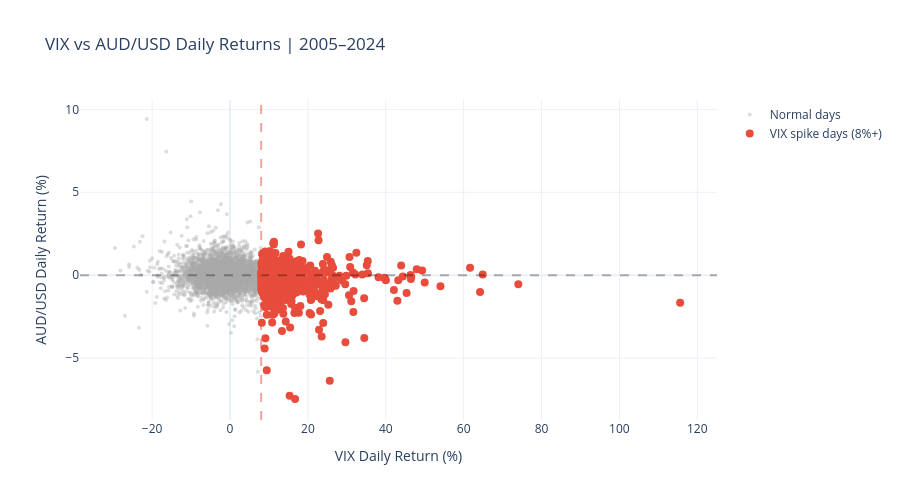

The notebook cell saved with this chart:
### Code cell
# ── What this cell does ──────────────────────────────────────────────────────
# Scatter plot: each dot is one trading day.
# X axis = VIX return that day, Y axis = AUD/USD return that day.
# Red dots = the 8%+ spike days we're going to trade.
# If the hypothesis is right, red dots should cluster in bottom-right
# (VIX up a lot, AUD down a lot = potential overshoot to fade)

normal_days = df[df['vix_ret'] < VIX_THRESHOLD].dropna()
spike_days  = df[df['vix_ret'] >= VIX_THRESHOLD].dropna()

fig = go.Figure()
fig.add_trace(go.Scatter(
    x=normal_days['vix_ret'] * 100,
    y=normal_days['aud_ret'] * 100,
    mode='markers',
    name='Normal days',
    marker=dict(color='#aaaaaa', size=4, opacity=0.4)
))
fig.add_trace(go.Scatter(
    x=spike_days['vix_ret'] * 100,
    y=spike_days['aud_ret'] * 100,
    mode='markers',
    name='VIX spike days (8%+)',
    marker=dict(color='#e74c3c', size=8),
    text=spike_days.index.strftime('%Y-%m-%d'),
    hovertemplate='%{text}<br>VIX: +%{x:.1f}%<br>AUD: %{y:.2f}%'
))
fig.add_hline(y=0, line_dash='dash', line_color='black', opacity=0.3)
fig.add_vline(x=8, line_dash='dash', line_color='#e74c3c', opacity=0.5)
fig.update_layout(
    title='VIX vs AUD/USD Daily Returns | 2005–2024',
    xaxis_title='VIX Daily Return (%)',
    yaxis_title='AUD/USD Daily Return (%)',
    template='plotly_white', height=500
)
fig.show()

### Figure 1 — Plotly figure (JSON) as saved in the notebook; plotly's stock layout.template omitted (floating-point values rounded to 4 significant figures; data arrays with more than 128 entries replaced by an {"elided": "..."} marker saying what was removed)
{"data": [{"marker": {"color": "#aaaaaa", "opacity": 0.4, "size": 4}, "mode": "markers", "name": "Normal days", "type": "scatter", "x": {"elided": "4127 float values"}, "y": {"elided": "4127 float values"}}, {"hovertemplate": "%{text}<br>VIX: +%{x:.1f}%<br>AUD: %{y:.2f}%", "marker": {"color": "#e74c3c", "size": 8}, "mode": "markers", "name": "VIX spike days (8%+)", "text": {"elided": "548 str values"}, "type": "scatter", "x": {"elided": "548 float values"}, "y": {"elided": "548 float values"}}], "layout": {"height": 500, "shapes": [{"line": {"color": "black", "dash": "dash"}, "opacity": 0.3, "type": "line", "x0": 0, "x1": 1, "xref": "x domain", "y0": 0, "y1": 0, "yref": "y"}, {"line": {"color": "#e74c3c", "dash": "dash"}, "opacity": 0.5, "type": "line", "x0": 8, "x1": 8, "xref": "x", "y0": 0, "y1": 1, "yref": "y domain"}], "title": {"text": "VIX vs AUD/USD Daily Returns | 2005–2024"}, "xaxis": {"title": {"text": "VIX Daily Return (%)"}}, "yaxis": {"title": {"text": "AUD/USD Daily Return (%)"}}}}
